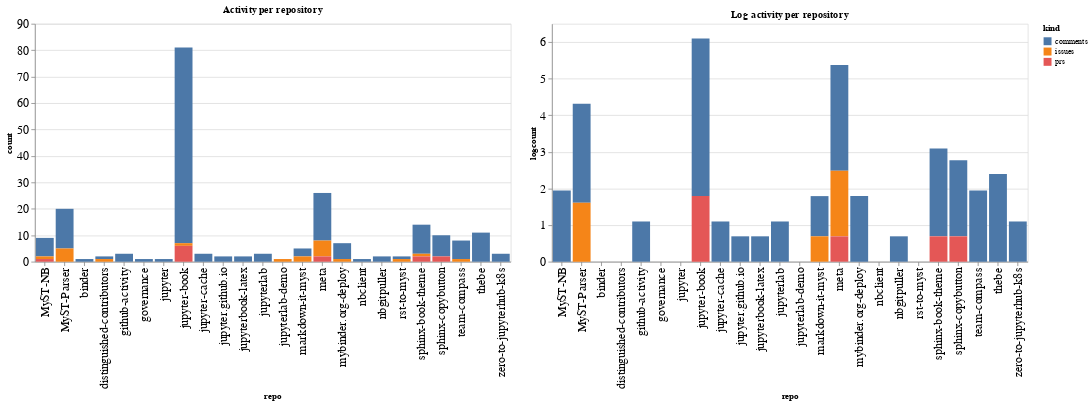

Here is the notebook cell this chart was saved with:
### Code cell
ch1 = alt.Chart(repo_summaries, width=600, title="Activity per repository").mark_bar().encode(
    x='repo',
    y='count',
    color='kind',
    tooltip="kind"
)

ch2 = alt.Chart(repo_summaries, width=600, title="Log activity per repository").mark_bar().encode(
    x='repo',
    y='logcount',
    color='kind',
    tooltip="kind"
)

ch1 | ch2

### Figure 1 — Vega-Lite specification as saved in the notebook (floating-point values rounded to 4 significant figures)
{"config": {"axisLeft": {"labelFontSize": 15}, "axisBottom": {"labelFontSize": 15}}, "hconcat": [{"mark": "bar", "encoding": {"color": {"type": "nominal", "field": "kind"}, "tooltip": {"type": "nominal", "field": "kind"}, "x": {"type": "nominal", "field": "repo"}, "y": {"type": "quantitative", "field": "count"}}, "title": "Activity per repository", "width": 600}, {"mark": "bar", "encoding": {"color": {"type": "nominal", "field": "kind"}, "tooltip": {"type": "nominal", "field": "kind"}, "x": {"type": "nominal", "field": "repo"}, "y": {"type": "quantitative", "field": "logcount"}}, "title": "Log activity per repository", "width": 600}], "data": {"name": "data-77cd49ad5a49c51ae29d35a0be0da79f"}, "$schema": "https://vega.github.io/schema/vega-lite/v4.8.1.json", "datasets": {"data-77cd49ad5a49c51ae29d35a0be0da79f": [{"repo": "MyST-NB", "kind": "comments", "count": 7, "logcount": 1.946}, {"repo": "MyST-NB", "kind": "issues", "count": 1, "logcount": 0.0}, {"repo": "MyST-NB", "kind": "prs", "count": 1, "logcount": 0.0}, {"repo": "MyST-Parser", "kind": "comments", "count": 15, "logcount": 2.708}, {"repo": "MyST-Parser", "kind": "issues", "count": 5, "logcount": 1.609}, {"repo": "binder", "kind": "comments", "count": 1, "logcount": 0.0}, {"repo": "distinguished-contributors", "kind": "comments", "count": 1, "logcount": 0.0}, {"repo": "distinguished-contributors", "kind": "issues", "count": 1, "logcount": 0.0}, {"repo": "github-activity", "kind": "comments", "count": 3, "logcount": 1.099}, {"repo": "governance", "kind": "comments", "count": 1, "logcount": 0.0}, {"repo": "jupyter", "kind": "comments", "count": 1, "logcount": 0.0}, {"repo": "jupyter-book", "kind": "comments", "count": 74, "logcount": 4.304}, {"repo": "jupyter-book", "kind": "issues", "count": 1, "logcount": 0.0}, {"repo": "jupyter-book", "kind": "prs", "count": 6, "logcount": 1.792}, {"repo": "jupyter-cache", "kind": "comments", "count": 3, "logcount": 1.099}, {"repo": "jupyter.github.io", "kind": "comments", "count": 2, "logcount": 0.6931}, {"repo": "jupyterbook-latex", "kind": "comments", "count": 2, "logcount": 0.6931}, {"repo": "jupyterlab", "kind": "comments", "count": 3, "logcount": 1.099}, {"repo": "jupyterlab-demo", "kind": "issues", "count": 1, "logcount": 0.0}, {"repo": "markdown-it-myst", "kind": "comments", "count": 3, "logcount": 1.099}, {"repo": "markdown-it-myst", "kind": "issues", "count": 2, "logcount": 0.6931}, {"repo": "meta", "kind": "comments", "count": 18, "logcount": 2.89}, {"repo": "meta", "kind": "issues", "count": 6, "logcount": 1.792}, {"repo": "meta", "kind": "prs", "count": 2, "logcount": 0.6931}, {"repo": "mybinder.org-deploy", "kind": "comments", "count": 6, "logcount": 1.792}, {"repo": "mybinder.org-deploy", "kind": "issues", "count": 1, "logcount": 0.0}, {"repo": "nbclient", "kind": "comments", "count": 1, "logcount": 0.0}, {"repo": "nbgitpuller", "kind": "comments", "count": 2, "logcount": 0.6931}, {"repo": "rst-to-myst", "kind": "comments", "count": 1, "logcount": 0.0}, {"repo": "rst-to-myst", "kind": "issues", "count": 1, "logcount": 0.0}, {"repo": "sphinx-book-theme", "kind": "comments", "count": 11, "logcount": 2.398}, {"repo": "sphinx-book-theme", "kind": "issues", "count": 1, "logcount": 0.0}, {"repo": "sphinx-book-theme", "kind": "prs", "count": 2, "logcount": 0.6931}, {"repo": "sphinx-copybutton", "kind": "comments", "count": 8, "logcount": 2.079}, {"repo": "sphinx-copybutton", "kind": "prs", "count": 2, "logcount": 0.6931}, {"repo": "team-compass", "kind": "comments", "count": 7, "logcount": 1.946}, {"repo": "team-compass", "kind": "issues", "count": 1, "logcount": 0.0}, {"repo": "thebe", "kind": "comments", "count": 11, "logcount": 2.398}, {"repo": "zero-to-jupyterhub-k8s", "kind": "comments", "count": 3, "logcount": 1.099}]}}
